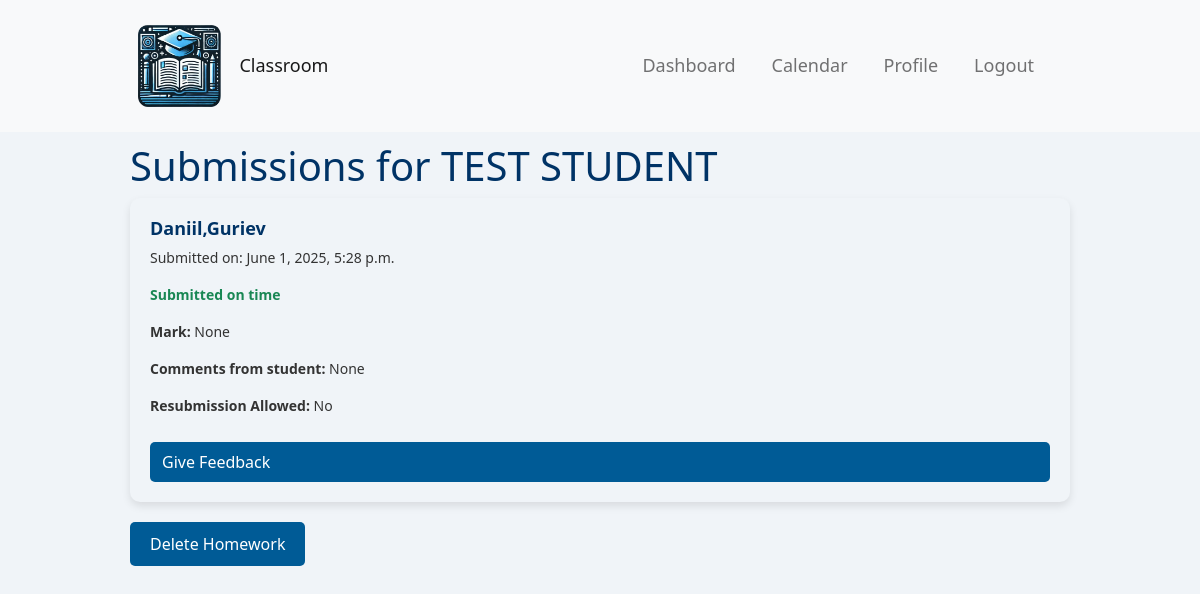
Screenshot of /teacher/homework/26/submissions/ (signed in) with the database file from the repository.
### polls/models.py (models this page shows, shortened)
class Homework(models.Model):
    subject = models.ForeignKey(Subject, on_delete=models.CASCADE, default=get_default_subject)
    title = models.CharField(max_length=200)
    description = models.TextField()
    assigned_date = models.DateField(default=timezone.now)
    due_date = models.DateField()
    file = models.FileField(upload_to='homework_files/', null=True, blank=True)
    teacher = models.ForeignKey(settings.AUTH_USER_MODEL, on_delete=models.CASCADE, related_name='homeworks')
    students = models.ManyToManyField(settings.AUTH_USER_MODEL, related_name='homework_assigned', blank=True)
    group = models.ForeignKey(Group, on_delete=models.SET_NULL, null=True, blank=True, related_name="homeworks")

class Submission(models.Model):
    STATUS_CHOICES = [
        ('pending', 'Pending'),
        ('returned', 'Returned for redo'),
        ('graded', 'Graded'),
    ]
    student = models.ForeignKey(settings.AUTH_USER_MODEL, on_delete=models.CASCADE, related_name='submissions')
    homework = models.ForeignKey(Homework, on_delete=models.CASCADE, related_name='submissions')
    submitted_on = models.DateTimeField(auto_now_add=True)
    marks = models.IntegerField(null=True, blank=True)
    comments_teacher = models.TextField(null=True, blank=True)
    comments_student = models.TextField(null=True, blank=True)
    allow_resubmission = models.BooleanField(default=False)
    status = models.CharField(max_length=10, choices=STATUS_CHOICES, default='pending')

class CustomUser(AbstractUser):
    is_student = models.BooleanField(default=False)
    is_teacher = models.BooleanField(default=False)
    age = models.IntegerField(null=True, blank=True)
    profile_picture = models.ImageField(upload_to='profile_pictures/', null=True, blank=True)
    bio = models.TextField(null=True, blank=True)
    group = models.ForeignKey(Group, on_delete=models.SET_NULL, null=True, blank=True, related_name="members")

### polls/views.py (the view)
# urls.py: path('teacher/homework/<int:homework_id>/submissions/', polls.views.view_submissions, name='view_submissions'),
@login_required
def view_submissions(request, homework_id):
    homework = get_object_or_404(Homework, id=homework_id, teacher=request.user)
    submissions = Submission.objects.filter(homework=homework)
    return render(request, 'view_submissions.html', {'homework': homework, 'submissions': submissions})

### templates/view_submissions.html (shortened to what this page needs)
{% extends 'base.html' %}
{% block content %}
    <h1>Submissions for {{ homework.title }}</h1>
    <div class="submissions-list-container">
        {% for submission in submissions %}
            <div class="submission-card">
                <h2>{{ submission.student.first_name }},{{ submission.student.last_name }}</h2>
                <p>Submitted on: {{ submission.submitted_on }}</p>
                {% if item.submission.submitted_on > item.homework.due_date %}
                    {% with item.submission.submitted_on|timesince:item.homework.due_date as late_duration %}
                        <p class="text-danger"><strong>Late submission:</strong> {{ late_duration }} late</p>
                    {% endwith %}
                {% else %}
                    <p class="text-success"><strong>Submitted on time</strong></p>
                {% endif %}
                <p><strong>Mark:</strong> {{ submission.marks }}</p>
                <p><strong>Comments from student:</strong> {{ submission.comments_student }}</p>
                <p><strong>Resubmission Allowed:</strong> {{ submission.allow_resubmission|yesno:"Yes,No" }}</p>
                <a href="{% url 'give_feedback' submission.id %}">Give Feedback</a>
            </div>
        {% endfor %}
    </div>
    <a href="{% url 'delete_homework' homework.id %}" class="btn btn-danger">Delete Homework</a>
{% endblock %}

### static/styles/base/global.css (style rules this page uses)
body, html { margin: 0; padding: 0; font-family: 'Segoe UI', Tahoma, Geneva, Verdana, sans-serif; background-color: #f0f4f8; color: #333; }
h1, h2, h3, h4, h5, h6 { color: #003366; }

### static/styles/calendar.css (style rules this page uses)
a { color:snow; }

### static/styles/base/elements.css (style rules this page uses)
.btn { padding: 10px 20px; border: none; border-radius: 5px; background-color: #005b96; color: white; font-size: 16px; cursor: pointer; }

### static/styles/view_submissions.css (style rules this page uses)
.submissions-list-container { display: grid; grid-template-columns: repeat(auto-fit, minmax(300px, 1fr)); grid-gap: 20px; justify-items: start; max-width: 1200px; }
.submission-card { background-color: #f0f4f8; padding: 20px; border-radius: 10px; box-shadow: 0 4px 8px rgba(0, 0, 0, 0.1); margin-bottom: 20px; display: flex; flex-direction: column; justify-content: space-between; box-sizing: border-box; word-wrap: break-word; overflow-wrap: break-word; hyphens: auto; width: 100%; box-sizing: border-box; }
.submission-card h2 { font-size: 18px; font-weight: bold; color: #003366; overflow-wrap: break-word; white-space: normal; word-break: break-word; }
.submission-card p { font-size: 14px; color: #333; }
.submission-card a { display: inline-block; background-color: #005b96; color: white; padding: 8px 12px; border-radius: 5px; text-decoration: none; margin-top: 10px; }

### rows the page displays
Homework: title "TEST STUDENT"
Submission: student.first_name "Daniil", student.last_name "Guriev", submitted_on "June 1, 2025, 5:28 p.m.", marks "None", comments_student "None", allow_resubmission "No"
